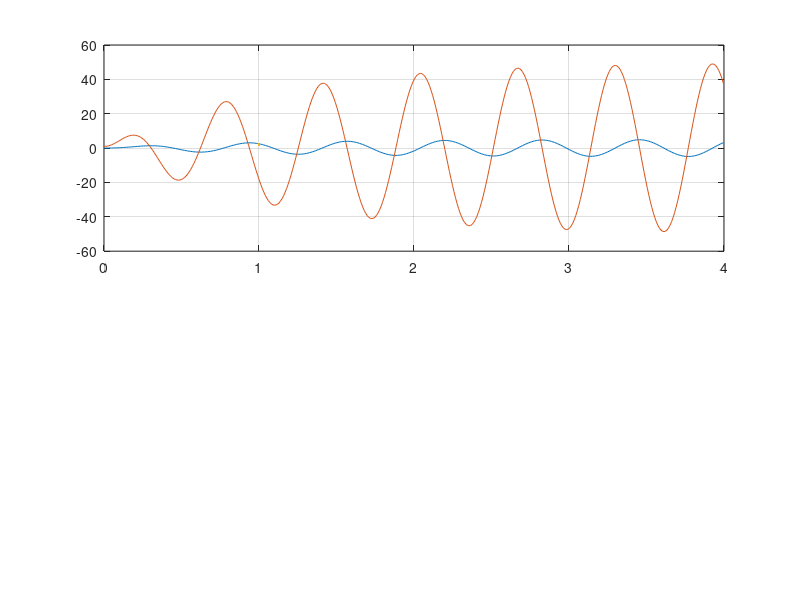

MATLAB code to generate this figure: (Note: this script raises an error after producing the figure.)
%% Clear Workspace
clear; clc; close all;  
%% Plot inizializzazione
plot_font_size=18;
plot_line_width=2;
plot_x0=500;
plot_y0=300;
plot_width=600;
plot_height=600;
%% Parametri del sitema
k = 1;     % costante elastica [k = 1N/m]
M = 0.01;  % massa [M = 0.01kg]
b = 0.02;  % coeff attrito viscoso [b = 0.02 N*s/m]
%% Sim: LTI [A,B,C,D]
% ricavo A,B,C,D dal modello dello spazio degli stati
A = [  0      1   ; 
      -k/M  -b/M ];
B = [  0 ; 
      1/M ];
C = [ 1  0 ];
D = 0;

% passo le matrici al modello LTI
lti_model = ss(A, B, C, D);

%% OBIETTIVO 1:
%{
realizzare uno script che gereri l'evoluzione
dello stato del sistema per  0 <= t <= 4,
con condizione iniziale x0 = [0; 1] 
e con input sinusoidale avente pulsazione iniziale 10 rad/s

si confrontino u(t), y(t)
%}

% [x0] condizione iniziale
x0 = [ 0 ; 1 ];
% [w_10] pulsazione 10 rad/s
w_10  = 10;  

%da pulsazione devo generare il peziodo [2 * pi / pulsazione]
% [T_10] periodo
T_10  = 2*pi/w_10;

%[ingresso_ad_istante_t, istante_t] = gensig('sin', periodo , tempo_max);
% associamo un ingresso sinusoidale ad uno specifico periodo t_10
% generazione di segnali sinusoidale:
[u_10, t_10] = gensig('sin', T_10, 4); 

%output [y_sim , t_sim, x_sim] chiedono risultati dalla lsim()
[y_sim , t_sim, x_sim] = lsim(lti_model, u_10, t_10, x0);

% Plot
fig1 = figure(1);
set(fig1, 'Name', 'Simulazione del sistema A,B,C,D');
%set figure relatve to screen
set(gcf,'position',[plot_x0,plot_y0,plot_width,plot_height])

%top graph
ax(1) = subplot(2, 1, 1);
% DISPLAYING: t_sim, x_sim
plot(t_sim, x_sim, LineWidth=plot_line_width)
grid on
box on
xlabel('$t$ [s]', FontSize=plot_font_size, Interpreter='latex')
legend('$x_1(t)$ [m]', '$x_2(t)$ [m/s]', FontSize=plot_font_size, Interpreter='latex')

%bottom graph
ax(2) = subplot(2, 1, 2);
% DISPLAYING: t_sim, y_sim
plot(t_sim, y_sim, LineWidth=plot_line_width)
hold on
% DISPLAYING: t_10, u_10
plot(t_10, u_10, LineWidth=plot_line_width)
grid on
box on
xlabel('$t$ [s]', FontSize=plot_font_size, Interpreter='latex')
legend('$y(t)$ [m]', '$u(t)$ [N]', FontSize=plot_font_size, Interpreter='latex')
hold off
linkaxes(ax,'x');



%% OBIETTIVO 2:
%{
dato il sistema LTI SISO a tempo continuo
trovare la corrispondenet Fdt G(s) = N(s)/D(s) -> CAT1

definizione tramite numeratore e denominatore
G = tf(num, den);
%}

% START: METODI EQUIVALENTI
% >>> version 1:
% conversione di un sistema nello spazio degli stati:
%G = tf(lti_model);

% >>> version 2;
% modo piu' veloce per scrivere le FdT:
% creiamo una variabile speciale, la 's' della funzione di trasferimento a
% tempo continuo. Utilizziamo una funzione al posto di enunciare una serie
% di coefficienti polinomiali
s = tf('s'); 
G = (1/M)/(s^2 + b/M*s + k/M);
% END: METODI EQUIVALENTI

%% Operazioni su G(s)

% risposta impulsiva
% impulse(G);

% risposta al gradino
% step(G);

% risposta a input generici
% lsim(G, u, t);

% elenco degli zeri
% zero(G)

% elenco dei poli
% pole(G)

% poli e zeri
% pzmap(G)

%% OBIETTIVO 3:
%{
aggiornare lo script precedente usando la FdT
per calcolare la risposta forzata dell'uscita ai 
seguenti ingressi usando gensig:
[a] sinusoide di ampiezza 1N e pulsazioni in rad/s w_2_dot_5 = 2.5
[b] sinusoide di ampiezza 1N e pulsazioni in rad/s w_10 = 10
[c] sinusoide di ampiezza 1N e pulsazioni in rad/s w_20 = 20
[d] onda quadra di ampiezza 1N e periodo p = 2 sec
%}

%sinusoide di test1 (2.5 rad/s)
w_2p5  = 2.5; 
T_2p5  = 2*pi/w_2p5;  % periodo
[u_2p5, t_2p5] = gensig('sin', T_2p5, 10); %generazione di segnale sinusoidale

%sinusoide di test2 (10 rad/s)
w_10  = 10; 
T_10  = 2*pi/w_10;   % periodo
[u_10, t_10] = gensig('sin', T_10, 10); %generazione di segnale sinusoidale

%sinusoide di test3 (20 rad/s)
w_20  = 20; 
T_20  = 2*pi/w_20;   % periodo
[u_20, t_20] = gensig('sin', T_20, 10); %generazione di segnale sinusoidale

% test4 generazione di segnale a gradino, dove:
[u_square, t_square] = gensig('square', 5, 10, 0.01);


[y_2p5,  t_2p5] = lsim(G, u_2p5, t_2p5);
[y_10 ,   t_10] = lsim(G,  u_10,  t_10);
[y_20 ,   t_20] = lsim(G,  u_20,  t_20);
[y_square , t_square] = lsim(G,  u_square,  t_square);

% Plot: G(s)
fig2 = figure(2);
% title bar name plot
set(fig2, 'Name', 'Funzione di trasferimento');
% position figure in window
set(gcf,'position',[plot_x0,plot_y0,plot_width,plot_height])

%Grafico superiore
ax(1) = subplot(2, 1, 1);
% test1 (2.5 rad/s)
plot(t_2p5, y_2p5, LineWidth=plot_line_width)
hold on
% test2 (10 rad/s)
plot(t_10, y_10, LineWidth=plot_line_width)
% test3 (20 rad/s)
plot(t_20, y_20, LineWidth=plot_line_width)
% Max line
yline(1, LineWidth=plot_line_width)
% Bottom line
yline(-1, LineWidth=plot_line_width)
grid on
box on
xlabel('$t$ [s]', FontSize=plot_font_size, Interpreter='latex')
legend('$y_{2.5}(t)$ [m]', '$y_{10}(t)$ [m]', '$y_{20}(t)$ [m]',...
    FontSize=plot_font_size, Interpreter='latex')
hold off

%Grafico inferiore
ax(2) = subplot(2, 1, 2);
% line1 sinusoidal [y] uscita sinusoidale al gradino
plot(t_square, y_square, LineWidth=plot_line_width)
hold on
% line2 squared [u_square] ingresso al gradino
plot(t_square, u_square, LineWidth=plot_line_width)
grid on
box on
xlabel('$t$ [s]', FontSize=plot_font_size, Interpreter='latex')
legend('$y(t)$ [m]', '$u(t)$ [N]', FontSize=plot_font_size,...
    Interpreter='latex', Location='SouthEast')
hold off